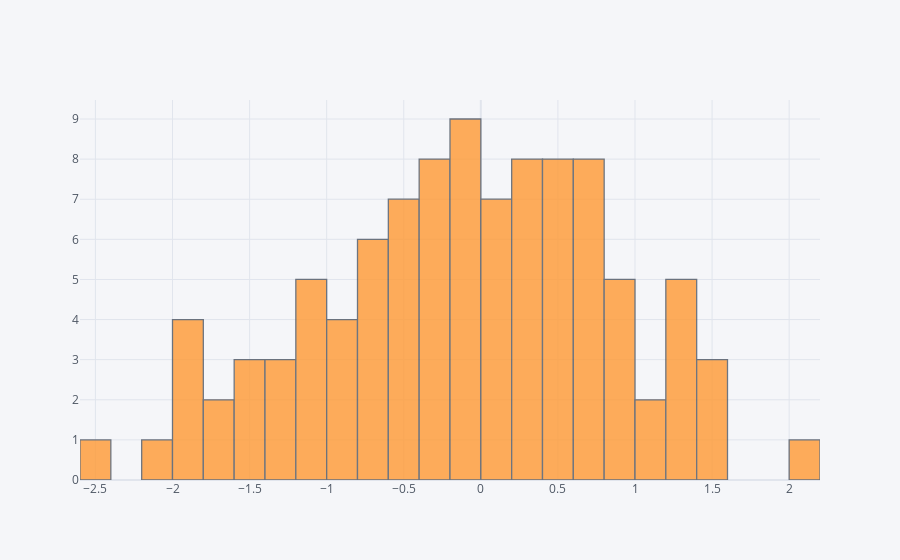

This figure's notebook cell:
### Code cell
dataframe["a"].iplot(kind="hist", bins=30)

### Figure 1 — Plotly figure (JSON) as saved in the notebook; plotly's stock layout.template omitted (floating-point values rounded to 4 significant figures)
{"data": [{"histfunc": "count", "histnorm": "", "marker": {"color": "rgba(255, 153, 51, 1.0)", "line": {"color": "#4D5663", "width": 1.3}}, "name": "a", "nbinsx": 30, "opacity": 0.8, "orientation": "v", "type": "histogram", "x": [-0.3475, -0.6215, -0.1085, -0.2037, 1.116, 0.1987, -0.6942, -1.174, 0.3911, -1.044, -1.993, -0.06635, -0.4794, -0.3719, 0.5354, -2.451, -1.905, 1.343, 1.5, -0.2653, -1.39, 0.2735, 0.5626, -0.008333, -1.979, 0.92, 0.4783, -1.973, 0.2272, -0.3637, -0.1679, -0.9158, -0.0008831, 1.517, 0.6191, -0.3025, 0.5087, 0.4335, -0.2355, -0.5882, 0.09545, -0.5587, -0.9482, -0.1889, -1.649, -1.287, -0.3906, 0.8468, -0.6433, -0.5512, 0.2337, -1.67, 1.305, 0.3045, 0.03784, -1.161, 0.4, 0.7771, 1.191, 0.5787, 0.1014, 1.379, 0.7017, 0.3498, -1.04, -0.5788, -0.5149, -0.4176, 0.01854, 1.358, 0.8578, 0.6233, 0.6058, 0.152, -1.545, -0.6229, 0.5818, 0.6695, -0.938, 0.6953, 0.8081, -1.001, -2.117, 2.115, -1.354, 1.576, 0.3747, -0.7603, 0.7059, -0.1233, 0.0653, -1.503, -0.193, -0.9074, -1.563, -0.1441, 0.9001, 0.4815, 1.374, -0.7767]}], "layout": {"autosize": true, "barmode": "overlay", "legend": {"bgcolor": "#F5F6F9", "font": {"color": "#4D5663"}}, "paper_bgcolor": "#F5F6F9", "plot_bgcolor": "#F5F6F9", "title": {"font": {"color": "#4D5663"}}, "xaxis": {"autorange": true, "gridcolor": "#E1E5ED", "range": [-2.6, 2.2], "showgrid": true, "tickfont": {"color": "#4D5663"}, "title": {"font": {"color": "#4D5663"}, "text": ""}, "type": "linear", "zerolinecolor": "#E1E5ED"}, "yaxis": {"autorange": true, "gridcolor": "#E1E5ED", "range": [0, 9.474], "showgrid": true, "tickfont": {"color": "#4D5663"}, "title": {"font": {"color": "#4D5663"}, "text": ""}, "zerolinecolor": "#E1E5ED"}}}
